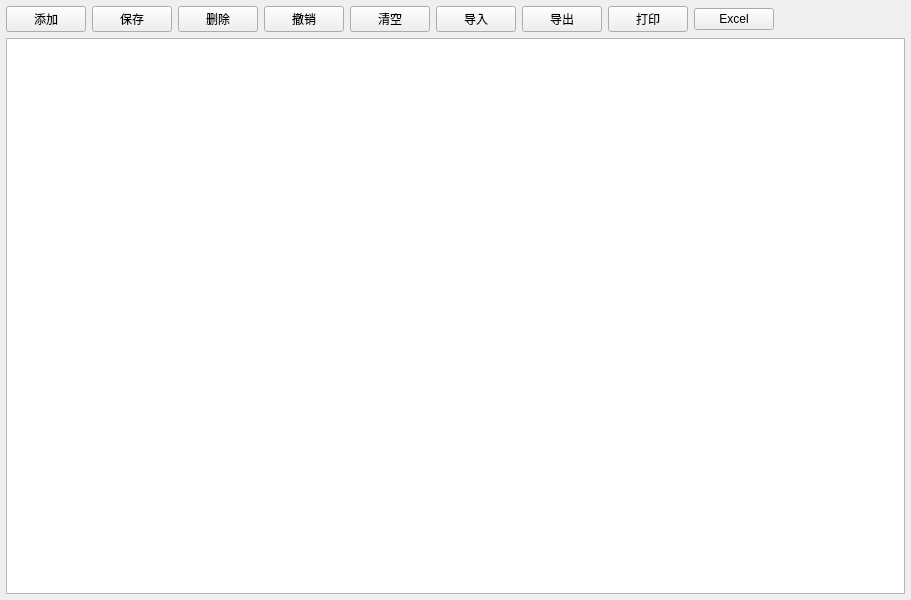
<?xml version="1.0" encoding="UTF-8"?>
<ui version="4.0">
 <class>frmConfigUser</class>
 <widget class="QWidget" name="frmConfigUser">
  <property name="geometry">
   <rect>
    <x>0</x>
    <y>0</y>
    <width>911</width>
    <height>600</height>
   </rect>
  </property>
  <property name="windowTitle">
   <string>Form</string>
  </property>
  <layout class="QVBoxLayout" name="verticalLayout">
   <property name="leftMargin">
    <number>6</number>
   </property>
   <property name="topMargin">
    <number>6</number>
   </property>
   <property name="rightMargin">
    <number>6</number>
   </property>
   <property name="bottomMargin">
    <number>6</number>
   </property>
   <item>
    <widget class="QWidget" name="widgetTop" native="true">
     <layout class="QHBoxLayout" name="horizontalLayout">
      <property name="leftMargin">
       <number>0</number>
      </property>
      <property name="topMargin">
       <number>0</number>
      </property>
      <property name="rightMargin">
       <number>0</number>
      </property>
      <property name="bottomMargin">
       <number>0</number>
      </property>
      <item>
       <widget class="QPushButton" name="btnAdd">
        <property name="text">
         <string>添加</string>
        </property>
       </widget>
      </item>
      <item>
       <widget class="QPushButton" name="btnSave">
        <property name="text">
         <string>保存</string>
        </property>
       </widget>
      </item>
      <item>
       <widget class="QPushButton" name="btnDelete">
        <property name="text">
         <string>删除</string>
        </property>
       </widget>
      </item>
      <item>
       <widget class="QPushButton" name="btnReturn">
        <property name="text">
         <string>撤销</string>
        </property>
       </widget>
      </item>
      <item>
       <widget class="QPushButton" name="btnClear">
        <property name="text">
         <string>清空</string>
        </property>
       </widget>
      </item>
      <item>
       <widget class="QPushButton" name="btnInput">
        <property name="text">
         <string>导入</string>
        </property>
       </widget>
      </item>
      <item>
       <widget class="QPushButton" name="btnOutput">
        <property name="text">
         <string>导出</string>
        </property>
       </widget>
      </item>
      <item>
       <widget class="QPushButton" name="btnPrint">
        <property name="text">
         <string>打印</string>
        </property>
       </widget>
      </item>
      <item>
       <widget class="QPushButton" name="btnXls">
        <property name="text">
         <string>Excel</string>
        </property>
       </widget>
      </item>
      <item>
       <widget class="QLabel" name="labTip">
        <property name="sizePolicy">
         <sizepolicy hsizetype="Expanding" vsizetype="Preferred">
          <horstretch>0</horstretch>
          <verstretch>0</verstretch>
         </sizepolicy>
        </property>
        <property name="text">
         <string/>
        </property>
       </widget>
      </item>
     </layout>
    </widget>
   </item>
   <item>
    <widget class="QTableView" name="tableView"/>
   </item>
  </layout>
 </widget>
 <resources/>
 <connections/>
</ui>
